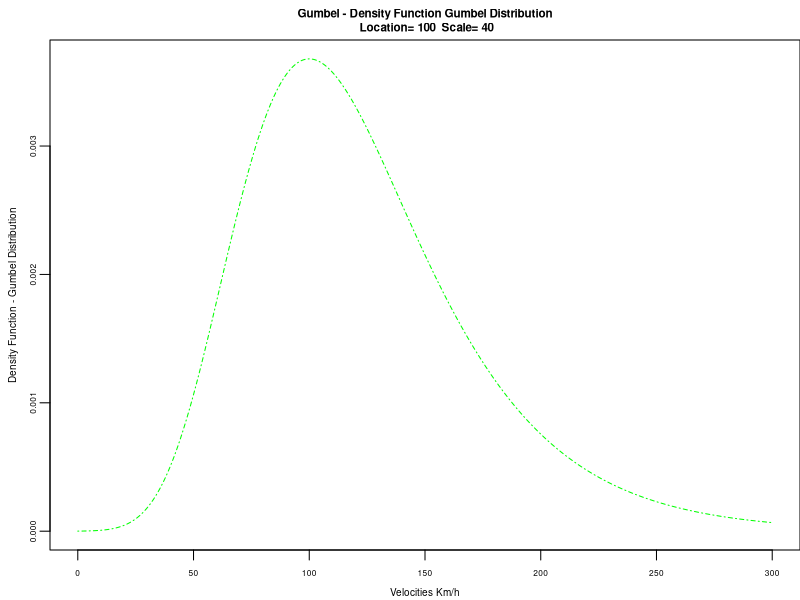
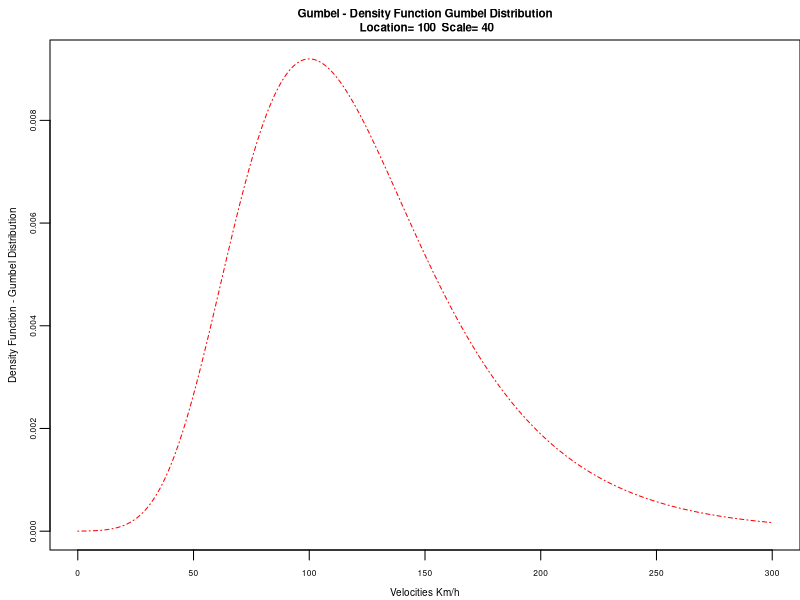
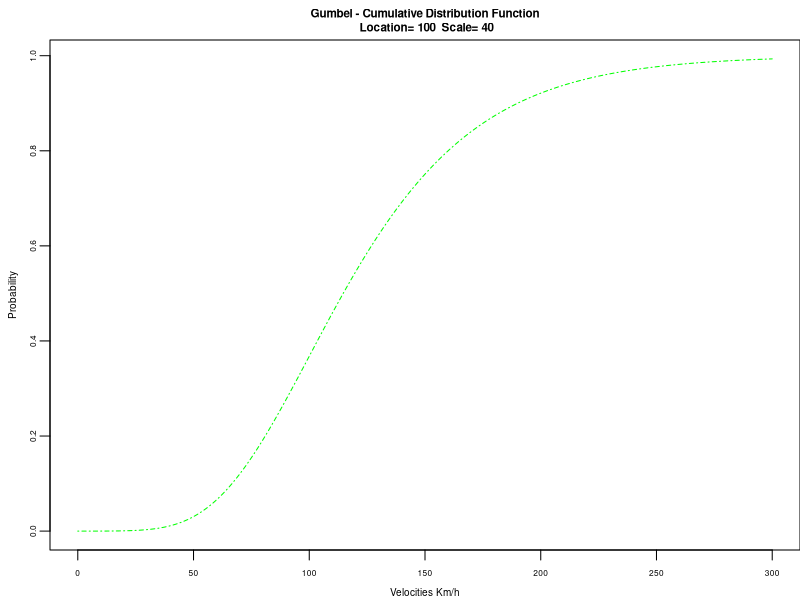
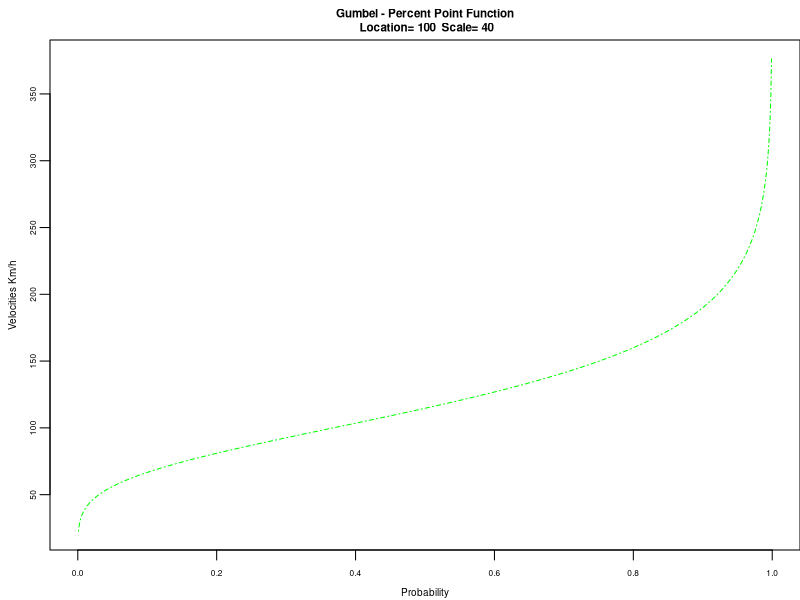
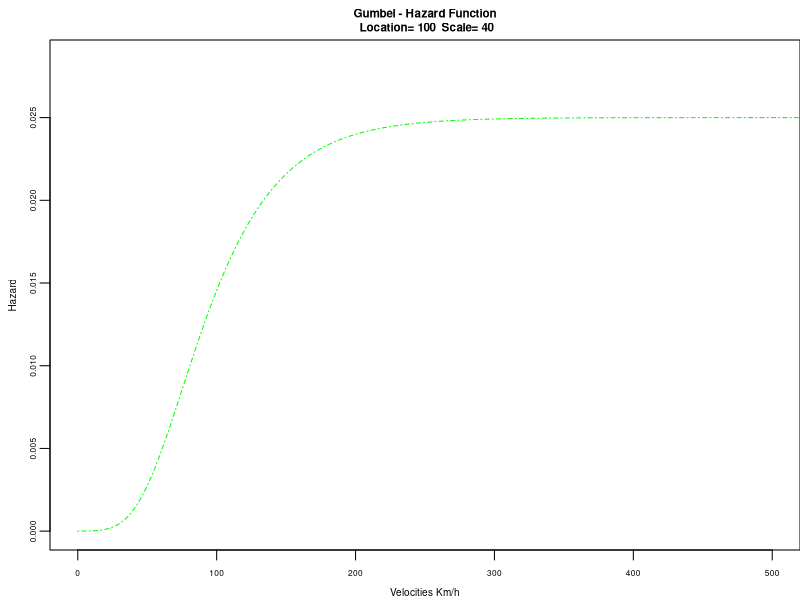
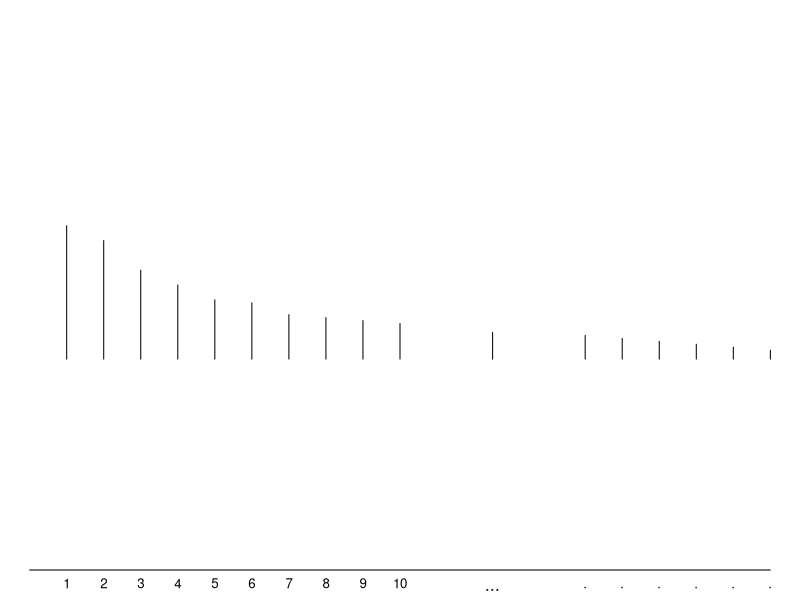
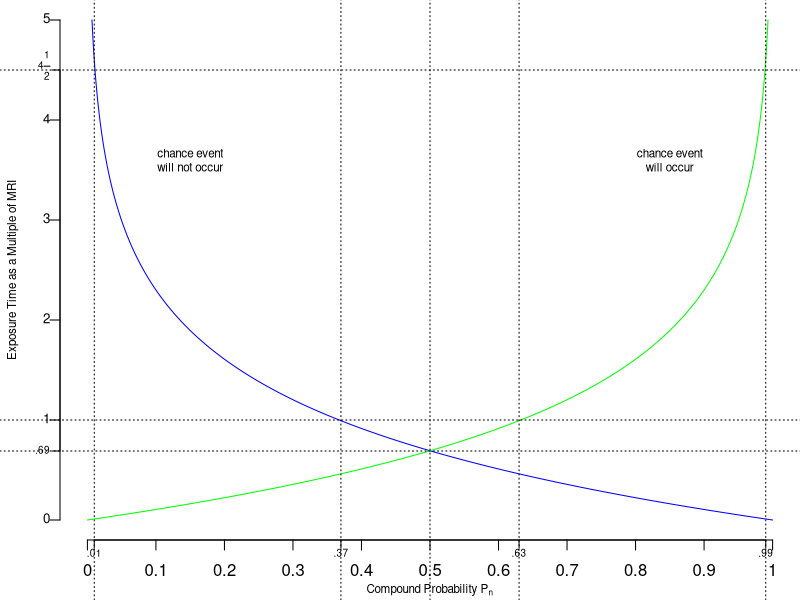
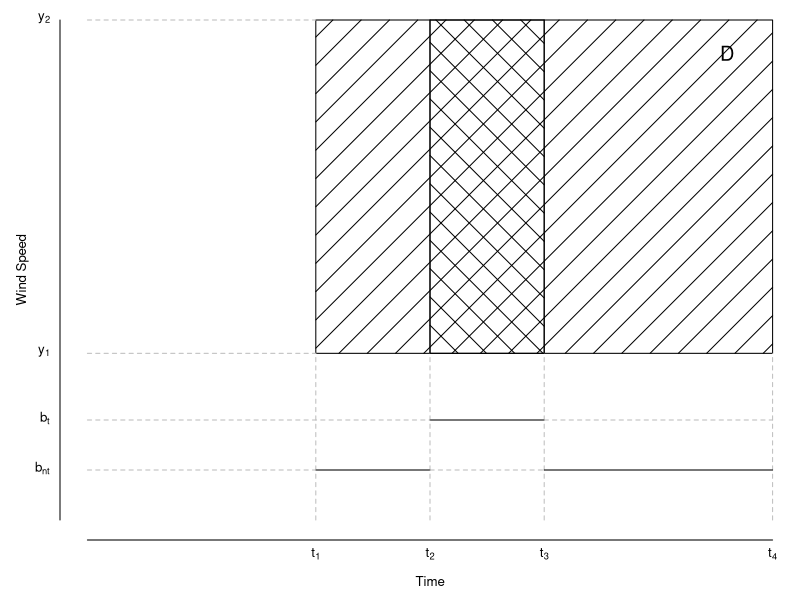

The R script that drew these images, in order: (Note: this script raises an error after producing the figures.)
## ---- chunk 1
library("RcmdrMisc")
## ---- chunk 2
library(knitr)
def.chunk.hook  <- knitr::knit_hooks$get("chunk")
knitr::knit_hooks$set(chunk = function(x, options) {
  x <- def.chunk.hook(x, options)
  ifelse(options$size != "normalsize", paste0("\n \\", options$size,"\n\n", x, "\n\n \\normalsize"), x)
})
## ---- chunk 3
par(mar=c(2.5,2.5,2,0))
par(oma=c(0,0,0,0))
par(mgp=c(1.5,0.5,0))
location = 100
scale = 40
.x <- seq(0, 300, length.out=1000)
pdfG <- function(x) {
  1/location *exp(-(x-location)/scale)*exp(-exp(-(x-location)/scale))
  }
.y = pdfG(.x)
plot(.x, .y, col="green", lty=4, 
 xlab="Velocities Km/h", ylab="Density Function - Gumbel Distribution", 
 main=paste("Gumbel - Density Function Gumbel Distribution\n", "Location=", 
 round(location,2), " Scale=", round(scale,2)), type="l", 
 cex.axis = 0.5, cex.lab= 0.6, cex.main=0.7, cex.sub=0.6)
## ---- chunk 4
par(mar=c(2.5,2.5,2,0))
par(oma=c(0,0,0,0))
par(mgp=c(1.5,0.5,0))
location = 100
scale = 40
.x <- seq(0, 300, length.out=1000)
dfG = dgumbel(.x, location=location, scale=scale)
plot(.x, dfG, col="red", lty=4, 
     xlab="Velocities Km/h", ylab="Density Function - Gumbel Distribution", 
     main=paste("Gumbel - Density Function Gumbel Distribution\n", "Location=", 
     round(location,2), " Scale=", round(scale,2)), type="l", 
     cex.axis = 0.5, cex.lab= 0.6, cex.main=0.7, cex.sub=0.6)
## ---- chunk 5
par(mar=c(2.5,2.5,2,0))
par(oma=c(0,0,0,0))
par(mgp=c(1.5,0.5,0))
location = 100
scale = 40
.x <- seq(0, 300, length.out=1000)
cdfG <- function(x) {
  exp(-exp(-(x-location)/scale))
  }
.y = cdfG(.x)
plot(.x, .y, col="green", lty=4, 
     xlab="Velocities Km/h", ylab="Probability", 
     main=paste("Gumbel - Cumulative Distribution Function\n", "Location=", 
     round(location,2), " Scale=", round(scale,2)), type="l", 
     cex.axis = 0.5, cex.lab= 0.6, cex.main=0.7, cex.sub=0.6)
## ---- chunk 6
par(mar=c(2.5,2.5,2,0))
par(oma=c(0,0,0,0))
par(mgp=c(1.5,0.5,0))
location = 100
scale = 40
.x <- seq(0, 1, length.out=1000)
ppfG <- function(x) {
  location - (scale*log(-log(x)))
  }
.y = ppfG(.x)
plot(.x, .y, col="green", lty=4, 
     ylab="Velocities Km/h", xlab="Probability", 
     main=paste("Gumbel - Percent Point Function\n", "Location=", 
     round(location,2), " Scale=", round(scale,2)), type="l", 
     cex.axis = 0.5, cex.lab= 0.6, cex.main=0.7, cex.sub=0.6)
## ---- chunk 7
par(mar=c(2.5,2.5,2,0))
par(oma=c(0,0,0,0))
par(mgp=c(1.5,0.5,0))
location = 100
scale = 40
.x <- seq(0, 1500, length.out=1000)
hfG <- function(x) {
  (1/scale)*(exp(-(x-location)/scale))/(exp(exp(-(x-location)/scale))-1)
  }
.y = hfG(.x)
plot(.x, .y, col="green", lty=4, 
     xlab="Velocities Km/h", ylab="Hazard", 
     main=paste("Gumbel - Hazard Function\n", "Location=", 
     round(location,2), " Scale=", round(scale,2)), type="l", 
     cex.axis = 0.5, cex.lab= 0.6, cex.main=0.7, cex.sub=0.6, 
     xlim=c(0,500))
## ---- chunk 8
par(oma=c(0,0,0,0))
par(mar=c(1.5,0,0,0))
par(xpd=NA)
#par(pin = c(3, 1))
plot(1, type="n", xlab="Event Index", ylab="Wind Speed", 
     xlim=c(0,200), ylim= c(0,50), xaxt ="n", yaxt="n", bty="n", asp = 0.8)
x1 = seq(from=10, to=100, by=10)
y1 = c(45, 40, 30, 25, 20, 19, 15, 14, 13, 12)
text(x=x1,  par("usr")[3], 
     labels = x1/10, srt = 0, pos = 1, xpd = TRUE, cex=0.8)
for (i in 1:10) lines(x=c(x1[i],x1[i]), y=c(0,y1[i]))
lines(x=c(125,125), y=c(0,9))
text(x=125,  par("usr")[3], 
     labels = "..." , srt = 0, pos = 1, xpd = TRUE)
x1 = seq(from=150, to=200, by=10)
y1 = c(8, 7, 6, 5, 4, 3)
for (i in 1:10) lines(x=c(x1[i],x1[i]), y=c(0,y1[i]))
text(x=x1,  par("usr")[3], 
     labels = "." , srt = 0, pos = 1, xpd = TRUE, cex=0.8)
axis(1, labels=FALSE, tick=TRUE, col.axis="black", lwd.ticks=0)
#box(which = "outer", col="black", lwd=0.1)
## ---- chunk 9
par(mar=c(3,3,0,0))
par(oma=c(0,0,0,0))
par(mgp=c(2,1,0))
plot(1, type="n", xlab=expression(paste("Compound Probability ", P[n])), ylab="Exposure Time as a Multiple of MRI", 
     xlim=c(0,1), ylim= c(0,2500), xaxt ="n", yaxt="n", bty="n", cex.lab=0.7)

y1 = c(0, 500,1000,1500,2000,2500)
text(y=y1,  x=par("usr")[1], 
     labels = y1/500, srt = 0, pos = 2, xpd = TRUE, cex=0.8)
y1 = 500*0.69
text(y=y1,  x=par("usr")[1], 
     labels = ".69", srt = 0, pos = 2, xpd = TRUE, cex=0.6)
y1 = 2250
text(y=y1,  x=par("usr")[1], 
     labels = expression(paste("4",frac(1,2))), srt = 0, pos = 2, xpd = TRUE, cex=0.6)

npn <- function(x) (1-(1/500))^x #Event will not occur
n = seq(from=0, to=2500, by=1)
mynpn = npn(n)

lines(x=mynpn,y=n, col= "blue")

pn <- function(x) 1-(1-(1/500))^x #Event will occur
mypn= pn(n)
lines(x=mypn,y=n, col= "green")

text(x=c(0.01, 0.37,0.63, 0.99),  par("usr")[3], 
     labels = c(".01",".37",".63",".99") , srt = 0, pos = 1, xpd = TRUE, cex=0.6)

axis(1, at= seq(from=0, to=1, by= 0.1), labels=seq(from=0, to=1, by= 0.1), tick=TRUE, col.axis="black", cex=0.8)

axis(2, at=c(0, 500,1000,1500,2000,2500),labels=FALSE, tick=TRUE, col.axis="black")
axis(2, at=c(345, 2250),labels=FALSE, tick=TRUE, col.axis="black", tck=-0.015)
axis(1, at=c(0.01,.37,.63,0.99),labels=FALSE, tick=TRUE, col.axis="black", tck=-0.015)

abline(v=c(0.01, 0.37,0.5, 0.63,0.99), lty="dotted")
abline(h=c(345,500, 2250), lty="dotted")
text(x=0.15,  y=1800, 
     labels = "chance event\nwill not occur", cex=0.7)
text(x=0.85,  y=1800, 
     labels = "chance event\nwill occur", cex=0.7)
# box(which = "plot", col="red")
# box(which = "figure", col="blue")
# box(which = "inner", col="cyan")
# box(which = "outer", col="orange")
## ---- chunk 10
par(mar=c(3,3,0,0))
par(oma=c(0,0,0,0))
par(mgp=c(1.5,0.5,0))
plot(1, type="n", xlab="Time", ylab="Wind Speed", 
     xlim=c(0,30), ylim= c(0,30), xaxt ="n", yaxt="n", bty="n", cex.lab=0.8, cex.axis=0.8)
xpos=c(10,15,20,30)
xtick<-c(c(expression(t[1]), expression(t[2]), expression(t[3]), expression(t[4])))
text(x=xpos,  par("usr")[3], 
     labels = xtick, srt = 0, pos = 1, xpd = TRUE, cex=0.8)

ypos=c(3,6,10,30)
ytick<-c(expression(b[nt]), expression(b[t]), expression(y[1]), expression(y[2]))
text(y=ypos,  x=par("usr")[1], 
     labels = ytick, srt = 0, pos = 2, xpd = TRUE, cex=0.8)

rect(10,10,30,30, density = 5, col= NA, border="black")


lines(x=c(10,10), y=c(0,10), lty="dashed", col = "gray")
lines(x=c(30,30), y=c(0,10), lty="dashed", col = "gray")
lines(x=c(0,10), y=c(10,10), lty="dashed", col = "gray")
lines(x=c(0,10), y=c(30,30), lty="dashed", col = "gray")
lines(x=c(15,15), y=c(10,30), col = "black")
lines(x=c(15,15), y=c(0,10),  lty="dashed", col = "gray")

lines(x=c(20,20), y=c(10,30),  col = "black")
lines(x=c(20,20), y=c(0,10), lty="dashed", col = "gray")

lines(x=c(10,15), y=c(3,3), col = "black")
lines(x=c(20,30), y=c(3,3), col = "black")
lines(x=c(0,10), y=c(3,3), lty="dashed", col = "gray")
lines(x=c(15,20), y=c(3,3), lty="dashed", col = "gray")

lines(x=c(15,20), y=c(6,6), col = "black")
lines(x=c(20,30), y=c(6,6),  lty="dashed", col = "gray")
lines(x=c(0,15), y=c(6,6), lty="dashed", col = "gray")

rect(15,10,20,30, density = 5, angle=-45, col= NA, border="black")
#x <- "\xD0"
#Encoding(x) <- "latin1"
text(28, 28, "D", cex=1.2)
axis(1, labels=FALSE, tick=TRUE, col.axis="black", lwd.ticks=0)
axis(2, labels=FALSE, tick=TRUE, col.axis="black", lwd.ticks=0)
#box(which = "plot", col="red")
#box(which = "figure", col="blue")
#box(which = "inner", col="cyan")
#box(which = "outer", col="orange")
## ---- chunk 11
#, dpi=300, size="footnotesize", fig.width= 5, fig.height= 5}
include_graphics(path = "figure/domain3d.PNG")
## ---- chunk 12
#include_graphics(path = "figure/durst.PNG")
par(mar=c(3,4,0,1))
par(oma=c(0,0,0,0))
par(mgp=c(2,1,0))

#x = c(3800, 1000,  800,   300, 200,   100,  35,  15,  10,   6,      4,    1)
#y = c(1,    1.04, 1.05, 1.10, 1.135, 1.19, 1.3, 1.4, 1.44, 1.475, 1.505, 1.56)
x = c(3800, 2000, 1000, 900, 800, 400, 200, 160, 100, 90, 60, 24, 15, 10, 8, 6, 4.5, 3, 2, 1.7, 1)
y = c(1, 1.02, 1.043, 1.048, 1.055, 1.085, 1.130, 1.15, 1.190, 1.2, 1.245, 1.35, 1.4, 1.435, 1.45, 1.475, 1.495, 1.52, 1.54, 1.55, 1.57)

plot(x=x, y=y, log="x", xlim=c(1,10000), type="n", ylim=c(1,1.7), tck=1, tcl= -0.5, xaxp=c(1,10000,1), xlab="Gust Duration (Seconds)", ylab="", cex.axis=0.7, cex.lab=0.8)
#par(las=1) #Horizontal
corners=par("usr")
text(x=0.2, y=mean(corners[3:4]),  labels=expression(frac(V[t], V[3600])), xpd=TRUE, srt=0, cex=0.8)

#mtext(text = expression(frac(V[t], V[3600])), side=2, line = 2, cex=0.8)

lh <- seq(1, 1.7, by=0.05)
abline(h=lh,col='lightgray', lwd=0.5)
lineasverticaleslogaritmicas <- function(posiciones)
{
    contador <- 0
    xactual <- 0
    posiciones <- posiciones
    for(.x in axTicks(1)) {
        xanterior <- xactual
        xactual <- .x
        if (contador > 0)
        {
         paso <- (xactual-xanterior)/9
         a1 <- seq(xanterior, xactual, by=paso)
         abline(v=a1[posiciones], col='lightgray', lwd=0.5)
         #rug (a1, col='red', ticksize=0.03)
         #text(a1, par('usr')[3]-0.01, srt=90, adj=1, labels=a1, xpd=TRUE, col='gray50', cex=0.6)
        }
        contador <- contador + 1
    }
}
lineasverticaleslogaritmicas(1:10)

lh <- seq(1.1, 1.7, by=0.1)
abline(h=lh,col='black', lwd=0.8)
lv <- c(1,10,100, 1000, 10000)
abline(v=lv,col='black', lwd=0.8)

smoothingSpline = smooth.spline(x, y, spar=0.35)
lines(smoothingSpline, col="red", lwd=2)

legend('topright', c('Synoptic (Durst, 1960)'), lty=c('solid'), lwd=c('2'), col=c('red'), inset = .04, cex=0.7, ncol=1, merge=F, box.col = "black",bg = "white")
#box(which = "plot", col="red")
#box(which = "figure", col="blue")
#box(which = "inner", col="cyan")
#box(which = "outer", col="orange")
